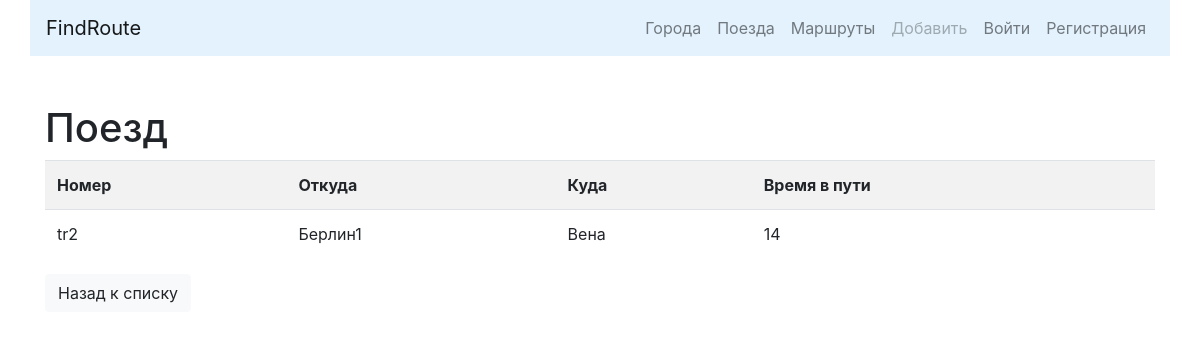
/trains/detail/2/, run on an earlier commit of the app's database.
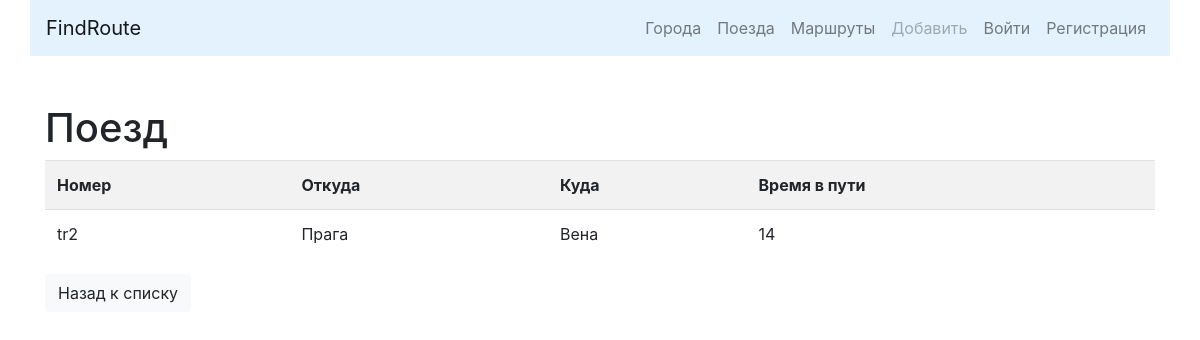
And on a later commit of the database.
### trains/models.py (models this page shows, shortened)
class Train(models.Model):
    name = models.CharField(max_length=50, unique=True, verbose_name='Номер поезда')
    travel_time = models.PositiveSmallIntegerField(verbose_name='Время пути')
    from_city = models.ForeignKey(City, on_delete=models.CASCADE,
                                  related_name='from_city_set',
                                  verbose_name='Из какого города'
                                  )
    to_city = models.ForeignKey(City, on_delete=models.CASCADE,
                                  related_name='to_city_set',
                                  verbose_name='В какой город'
                                  )
    class Meta:
        verbose_name = 'Поезд'
        verbose_name_plural = 'Поезда'
        ordering = ['travel_time']

### cities/models.py (models this page shows, shortened)
class City(models.Model):
    name = models.CharField(max_length=100, unique=True, verbose_name='Город')
    def __str__(self):
        return self.name
    class Meta:
        verbose_name = 'Город'
        verbose_name_plural = 'Города'
        ordering = ['name']

### trains/views.py (the view)
# urls.py: path('detail/<int:pk>/', TrainDetailView.as_view(), name='detail'),
class TrainDetailView(DetailView):
    queryset = Train.objects.all()
    template_name = 'trains/detail.html'

### trains/templates/trains/detail.html (shortened to what this page needs)
{% extends 'base.html' %}
{% block content %}
<h1>Поезд</h1>
<div class="row">
    <div class="col-md">
        <table class="table table-striped">
            <tr>
                <th>Номер</th>
                <th>Откуда</th>
                <th>Куда</th>
                <th>Время в пути</th>
            </tr>
            <tr>
                <td> {{object.name}} </td>
                <td>{{object.from_city}}</td>
                <td>{{object.to_city}}</td>
                <td>{{object.travel_time}}</td>
            </tr>
        </table>
    </div>
</div>
<div class="row">
    <div class="col-md-4">
        <a href="{% url 'trains:home' %}">
            <button type="button" class="btn btn-light">Назад к списку</button>
        </a>
    </div>
</div>
{% endblock %}

What changed in the data, as far as the page shows it:
changed Train "tr2": from_city "Берлин1" → "Прага"
